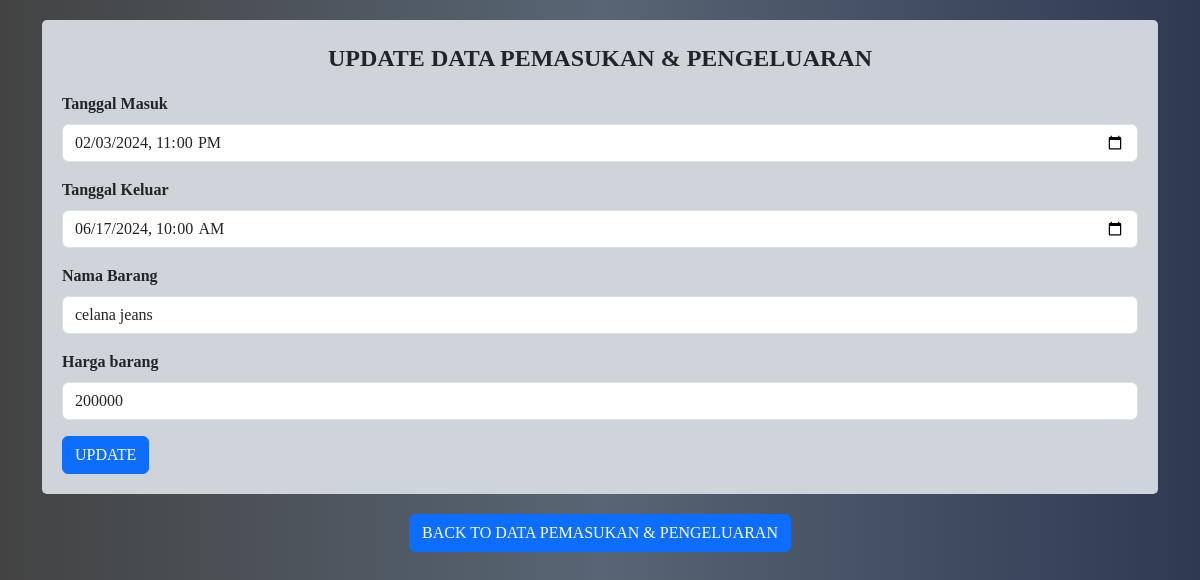
The page /Tabel/Pemasukan_Pengeluaran/pemasukan_update.php?id_barang=1 (signed in) on the database its author committed.
### tables this page shows
CREATE TABLE `tb_pemasukan_pengeluaran` (
  `id_barang` int(50) NOT NULL,
  `tanggal_masuk` datetime NOT NULL,
  `tanggal_keluar` datetime NOT NULL,
  `nama_barang` varchar(100) NOT NULL,
  `harga_barang` varchar(50) NOT NULL
);

### Tabel/Pemasukan_Pengeluaran/pemasukan_update.php (the view, shortened to what this page needs)
<?php
include '../../backend/koneksi.php';
$row = null;
if (isset($_GET['id_barang'])) {
    $id = mysqli_real_escape_string($conn, $_GET['id_barang']);
    $sql = "SELECT * FROM tb_pemasukan_pengeluaran WHERE id_barang = $id";
    $result = mysqli_query($conn, $sql);
    if ($result && mysqli_num_rows($result) > 0) {
        $row = mysqli_fetch_assoc($result);
    } else {
        die("Data tidak ditemukan atau query gagal: " . mysqli_error($conn));
    }
}
?>
<!DOCTYPE html>
<html lang="en">
<head>
    <link href="https://cdn.jsdelivr.net/npm/bootstrap@5.3.3/dist/css/bootstrap.min.css" rel="stylesheet">
</head>
<body>
<div class="container">
    <?php if ($row): ?>
        <form action="pemasukan_update.php" method="POST" class="bg-dark-subtle">
            <p class="text-center fw-bold fs-4">UPDATE DATA PEMASUKAN & PENGELUARAN</p>
            <div class="mb-3 mt-3">
                <label for="tanggal_masuk" class="form-label fw-semibold">Tanggal Masuk</label>
                <input type="datetime-local" class="form-control" id="tanggal_masuk" name="tanggal_masuk" value="<?php echo htmlspecialchars($row['tanggal_masuk']); ?>" required>
            </div>
            <div class="mb-3 mt-3">
                <label for="tanggal_keluar" class="form-label fw-semibold">Tanggal Keluar</label>
                <input type="datetime-local" class="form-control" id="tanggal_keluar" name="tanggal_keluar" value="<?php echo htmlspecialchars($row['tanggal_keluar']); ?>" required>
            </div>
            <div class="mb-3">
                <label for="nama_barang" class="form-label fw-semibold">Nama Barang</label>
                <input type="text" class="form-control" id="nama_barang" name="nama_barang" value="<?php echo htmlspecialchars($row['nama_barang']); ?>" required>
            </div>
            <div class="mb-3">
                <label for="harga_barang" class="form-label fw-semibold">Harga barang</label>
                <input type="text" class="form-control" id="harga_barang" name="harga_barang" step="0.01" value="<?php echo htmlspecialchars($row['harga_barang']); ?>" required>
            </div>
            <button type="submit" class="btn btn-primary" name="update">Update</button>
        </form>
        <div class="button">
            <a href="pemasukan_lihat.php" class="btn btn-primary">Back to Data Pemasukan & Pengeluaran</a>
        </div>
    <?php else: ?>
    <p>Data tidak ditemukan.</p>
    <?php endif; ?>
</div>
</body>
</html>

### Tabel/Pemasukan_Pengeluaran/pemasukan_update.php (style rules this page uses)
.container { font-family: "Times New Roman", Times, serif; }
.btn-primary { text-transform: uppercase; font-weight: 500; font-family:Cambria, Cochin, Georgia, Times, 'Times New Roman', serif; }
body { padding: 20px; background: linear-gradient(to right, #434343, #576574, #303952); }
.bg-dark-subtle { padding: 20px; border-radius: 5px; }
.fw-semibold { font-weight: 600; }
.button { text-align: center; margin-top: 20px; }

### rows shown on the page
tb_pemasukan_pengeluaran: tanggal_masuk "02/03/2024 23:00", tanggal_keluar "06/17/2024 10:00", nama_barang "celana jeans", harga_barang "200000"
